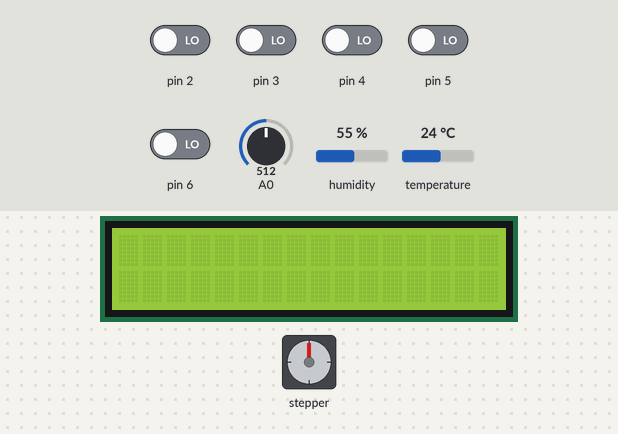
Recording of a sketch running on a simulated Arduino Uno, built with avr-gcc and run on an emulated ATmega328P. Parts: 16×2 character LCD, stepper motor. Inputs (shaded band) come from the test bench; at power-on: pin 2–6 LOW, A0 = 512, temperature 24 °C, humidity 55 %. The local clock reads 2024-03-15 10:24:30 at power-on unless the sketch sets it; stepper angles assume 50 steps per turn; what the sketch prints to the serial monitor is not drawn.

Above: at 1.2 s.
1.3 s: pin 2 driven HIGH
At 2.9 s:
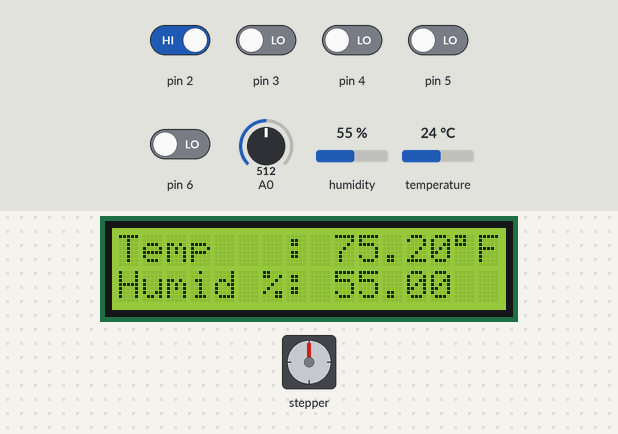
5.4 s: A0 set to 90
At 6.7 s:
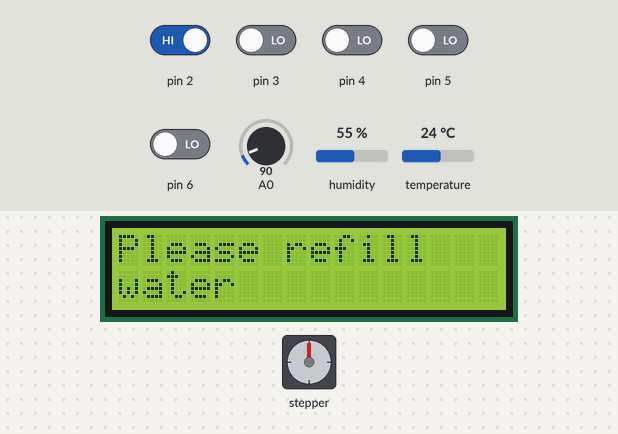
9.5 s: pin 3 driven HIGH
At 11.43 s:
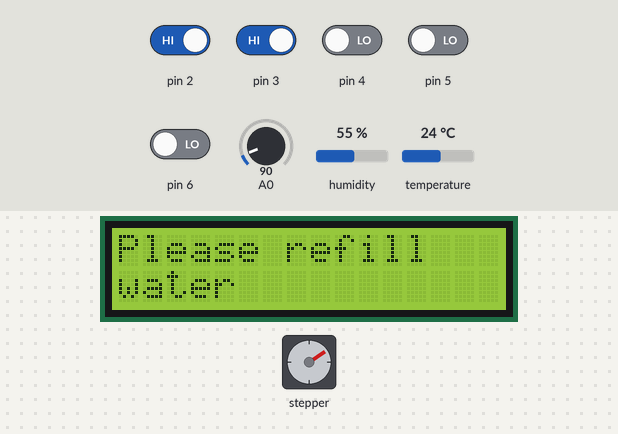
13.6 s: A0 set to 111
At 16.0 s:
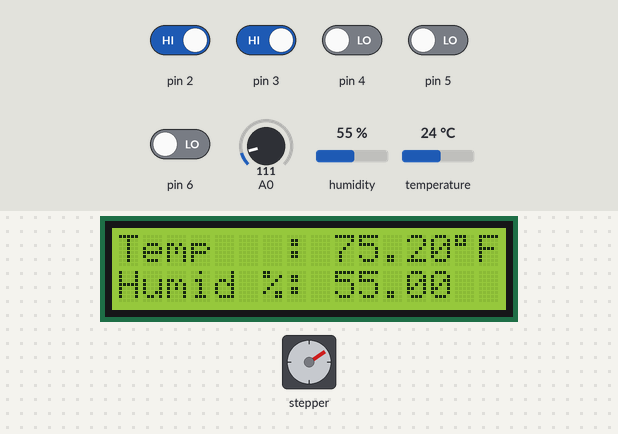
17.7 s: temperature set to 41 °C
At 20.3 s:
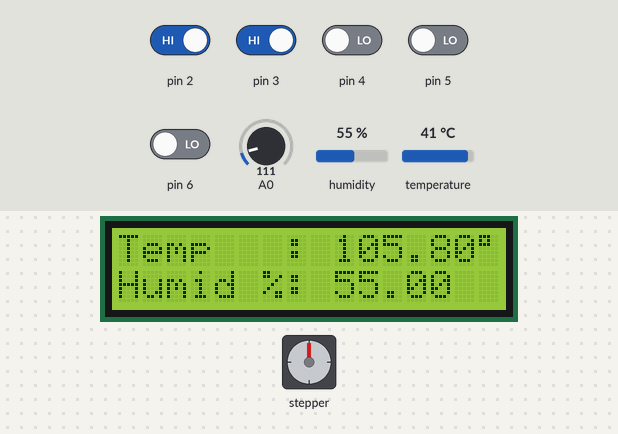
21.8 s: humidity set to 22 %
At 24.8 s:
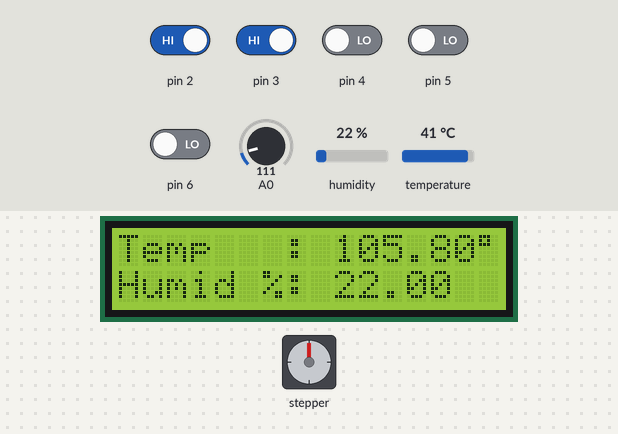
Timing chart, 0 to 26.9 s (numbered marks = the images above; inputs shaded):
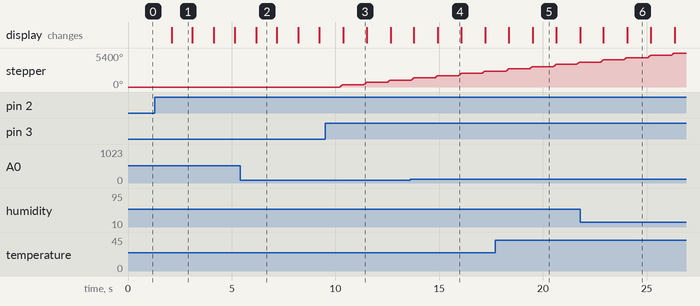

The sketch:

evapCooler.ino
```cpp
#include <Wire.h>
#include <Stepper.h>
#include "uRTCLib.h"
#include <LiquidCrystal.h>
#include <DHT.h>
#include <DHT_U.h>
#include "Arduino.h"

#define TBE 0x20
#define RDA 0x80
#define THSENSPIN 7
#define DHTTYPE DHT11
#define WRITE_HIGH_PD(pin_num) *port_d |= (0x01 << pin_num);
#define WRITE_LOW_PD(pin_num) *port_d &= ~(0x01 << pin_num);
#define WRITE_HIGH_PA(pin_num) *port_a |= (0x01 << pin_num);
#define WRITE_LOW_PA(pin_num) *port_a &= ~(0x01 << pin_num);
#define WRITE_HIGH_PK(pin_num) *port_k |= (0x01 << pin_num);
#define WRITE_LOW_PK(pin_num) *port_k &= ~(0x01 << pin_num);

bool timer = false;
bool isIdle = false;
bool enabled = false;
bool test = false;
bool consoleMessage = false;
const float stepNum = 50;
unsigned long int delayStart = 0;
unsigned long int tempHigh = 100;
unsigned long int waterLow = 100;
volatile unsigned long int isr_delay = 0;
volatile unsigned long int startStop_count = 0;
volatile unsigned char *port_d = (unsigned char *)0x2B;
volatile unsigned char *ddr_d = (unsigned char *)0x2A;
volatile unsigned char *pin_d = (unsigned char *)0x29;
volatile unsigned char *my_ADMUX = (unsigned char *)0x7C;
volatile unsigned char *my_ADCSRB = (unsigned char *)0x7B;
volatile unsigned char *my_ADCSRA = (unsigned char *)0x7A;
volatile unsigned int *my_ADC_DATA = (unsigned int *)0x78;
volatile unsigned char *port_k = (unsigned char *)0x108;
volatile unsigned char *ddr_k = (unsigned char *)0x107;
volatile unsigned char *pin_k = (unsigned char *)0x106;
volatile unsigned char *myUCSR0A = (unsigned char *)0x00C0;
volatile unsigned char *myUCSR0B = (unsigned char *)0x00C1;
volatile unsigned char *myUCSR0C = (unsigned char *)0x00C2;
volatile unsigned int *myUBRR0 = (unsigned int *)0x00C4;
volatile unsigned char *myUDR0 = (unsigned char *)0x00C6;
volatile unsigned char *port_b = (unsigned char *)0x25;
volatile unsigned char *ddr_b = (unsigned char *)0x24;
volatile unsigned char *pin_b = (unsigned char *)0x23;
volatile unsigned char *port_a = (unsigned char *)0x22;
volatile unsigned char *ddr_a = (unsigned char *)0x21;
volatile unsigned char *pin_a = (unsigned char *)0x20;

uRTCLib rtc(0x68);
Stepper VENTMOTOR(stepNum, 2, 4, 3, 5);
LiquidCrystal display(8, 9, 10, 11, 12, 13);
DHT THSENS(THSENSPIN, DHTTYPE);

void setup() {
  *ddr_a |= 0b00101010;

  U0init(9600);
  THSENS.begin();
  display.begin(16, 2);
  display.clear();
  VENTMOTOR.setSpeed(500);
  adc_init();
  URTCLIB_WIRE.begin();
  rtc.set(0, 40, 11, 3, 7, 12, 22);
}

void loop() {
  bool startStop = *pin_d & 0b00000100;
  attachInterrupt(digitalPinToInterrupt(19), myISR, FALLING);
  if(startStop & !enabled){
    enabled = true;
    delayStart = millis() - 60000;
    Serial.println("State has changed...");
    Serial.println(startStop_count);
  } else if (startStop){
    consoleMessage = false;
    enabled = false;
    Serial.println("State has changed...");
    Serial.println(startStop_count);
  }

  bool button_1 = *pin_d & 0b00001000;
  bool button_2 = *pin_d & 0b00010000;
  if (!consoleMessage){
    if (button_1) {
      VENTMOTOR.step(50);
      Serial.println("Vent raising");
      printTime();
    } else if (button_2) {
      VENTMOTOR.step(-50);
      Serial.println("Vent lowering");
      printTime();
    }
  }

  if (!consoleMessage && ((millis() - delayStart) >= 60000) && !enabled) {
    display.clear();
    delayStart = millis();
  } else if (!consoleMessage && ((millis() - delayStart) >= 60000) && enabled) {
    display.clear();
    delayStart = millis();
    float humidity = THSENS.readHumidity();
    float temp_celsius = THSENS.readTemperature();
    float temp_farenheit = THSENS.readTemperature(true);
    display.print("Temp   : ");
    display.print(temp_farenheit);
    if (temp_farenheit > tempHigh) {
      isIdle = false;
    } else {
      isIdle = true;
    }
    display.print("\337F");
    display.setCursor(0, 1);
    display.print("Humid %: ");
    display.print(humidity);
  }

  unsigned int adc_reading = adc_read(0);
  if (enabled && !isIdle && adc_reading < waterLow){
    consoleMessage = true;
  }
  if ((adc_reading <= waterLow) && enabled){
    isIdle = false;
    consoleMessage = true;
    display.clear();
    display.setCursor(0, 0);
    display.print("Please refill");
    display.setCursor(0, 1);
    display.print("water");
  }

  if (enabled && !consoleMessage && !isIdle) {
    if (!timer){
      Serial.print("Fan enabled at time...");
      printTime();
      timer = true;
    }
    test = true;
    *port_a |= 0b00001010;
  } else if (enabled && isIdle) {
    *port_a &= 0b11110101;
    if (timer){
      Serial.print("Fan enabled, error at time...");
      printTime();
      timer = false;
    }
    test = true;
  } else {
    *port_a &= 0b11110101;
    timer = false;
    if (test){
      Serial.print("Cooler turned off");
      printTime();
      test = false;
    }
  }

  if (!enabled){
    display.clear();
  }

  statusLEDs();
  delay(1000);
}

void statusLEDs() {

  if (consoleMessage) {
    WRITE_HIGH_PK(6);
  } else {
    WRITE_LOW_PK(6);
  }

  if (isIdle & !consoleMessage & enabled) {
    WRITE_HIGH_PK(7);
  } else {
    WRITE_LOW_PK(7);
  }

  if (!enabled) {
    WRITE_HIGH_PK(4);
  } else {
    WRITE_LOW_PK(4);
  }

  if (!isIdle && enabled && !consoleMessage){
    WRITE_HIGH_PK(5);
  } else {
    WRITE_LOW_PK(5);
  }
}


// External Functions
void myISR() {
  if ((millis() - isr_delay) >= 1000) {
    isr_delay = millis();
    startStop_count++;
  }
}

void printTime(){
  rtc.refresh();
  Serial.print(rtc.year());
  Serial.print('/');
  Serial.print(rtc.month());
  Serial.print('/');
  Serial.print(rtc.day());
  Serial.print(' ');
  Serial.print(rtc.hour());
  Serial.print(':');
  Serial.print(rtc.minute());
  Serial.print(':');
  Serial.print(rtc.second());
}

void adc_init() {
  *my_ADCSRA |= 0b10000000;
  *my_ADCSRA &= 0b11011111;
  *my_ADCSRA &= 0b11110111;
  *my_ADCSRA &= 0b11111000;
  *my_ADCSRB &= 0b11110111;
  *my_ADCSRB &= 0b11111000;
  *my_ADMUX &= 0b01111111;
  *my_ADMUX |= 0b01000000;
  *my_ADMUX &= 0b11011111;
  *my_ADMUX &= 0b11100000;
}
unsigned int adc_read(unsigned char adc_channel_num) {
  *my_ADMUX &= 0b11100000;
  *my_ADCSRB &= 0b11110111;
  if (adc_channel_num > 7) {
    adc_channel_num -= 8;
    *my_ADCSRB |= 0b00001000;
  }
  *my_ADMUX += adc_channel_num;
  *my_ADCSRA |= 0x40;
  while ((*my_ADCSRA & 0x40) != 0);
  return *my_ADC_DATA;
}

void print_int(unsigned int out_num) {
  unsigned char print_flag = 0;
  if (out_num >= 1000) {
    U0putchar(out_num / 1000 + '0');
    print_flag = 1;
    out_num = out_num % 1000;
  }
  if (out_num >= 100 || print_flag) {
    U0putchar(out_num / 100 + '0');
    print_flag = 1;
    out_num = out_num % 100;
  }
  if (out_num >= 10 || print_flag) {
    U0putchar(out_num / 10 + '0');
    print_flag = 1;
    out_num = out_num % 10;
  }
  U0putchar(out_num + '0');
  U0putchar('\n');
}

void U0init(int U0baud) {
  unsigned long FCPU = 16000000;
  unsigned int tbaud;
  tbaud = (FCPU / 16 / U0baud - 1);
  *myUCSR0A = 0x20;
  *myUCSR0B = 0x18;
  *myUCSR0C = 0x06;
  *myUBRR0 = tbaud;
  Serial.begin(9600);
}
unsigned char U0kbhit() {
  return *myUCSR0A & RDA;
}
unsigned char U0getchar() {
  return *myUDR0;
}
void U0putchar(unsigned char U0pdata) {
  while ((*myUCSR0A & TBE) == 0);
  *myUDR0 = U0pdata;
}
```

Measured:
- the behaviour switches between 100 and 101 on A0 (found by bisection; images 3 and 4)
- after the input at 1.3 s, the display: changes after 0.80 s (image 1)
- after the input at 5.4 s, the display: changes after 0.78 s (image 2)
- after the input at 9.5 s, stepper: turns 360° clockwise in 0.12 s, then 360° clockwise in 0.12 s, then 360° clockwise in 0.12 s
- after the input at 13.6 s, the display: first differs from a run without the input after 1.3 s (image 4)
- after the input at 17.7 s, the display: first differs from a run without the input after 1.8 s (image 5)
- after the input at 21.8 s, the display: first differs from a run without the input after 2.3 s (image 6)
